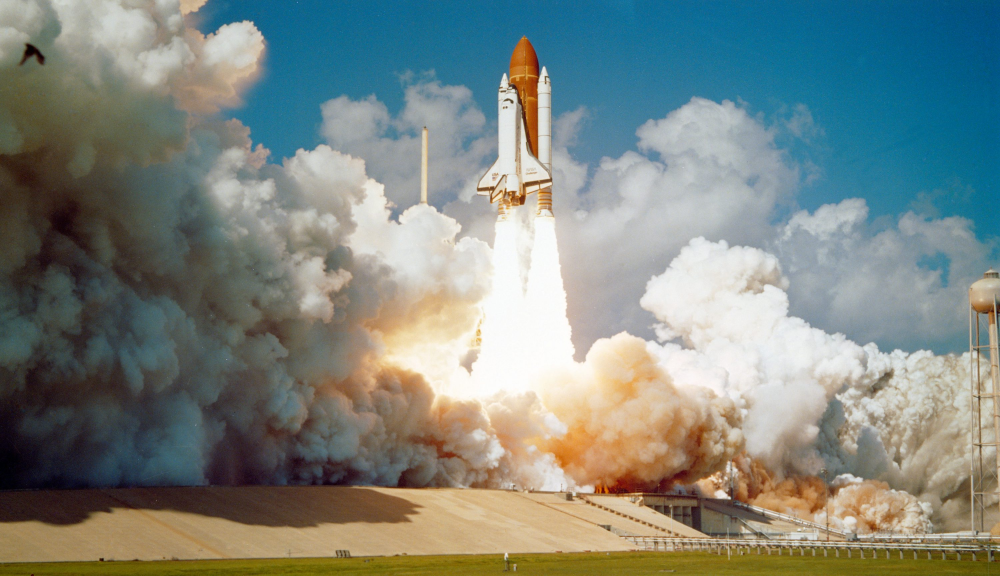
#> input picture Systems_Enginnering/SEM5/Image_Processing_and_Computer_Vision/lab03/shuttle.jpeg, 3000 x 1727 px (shown at 1/3 size)
$ python lab03.py
#> lines starting #> are read from the running program, lines starting #| are printed output that depends on the picture; after the words box and inside, x2 and y2 are one past the last pixel; in counts of white or black regions, pixels touching at a corner belong together

import cv2
import numpy as np

def task1(path):
#> called with path = 'shuttle.jpeg'
    img = cv2.imread(path)
#> img is the input picture: shape (1727, 3000, 3); mean B, G, R 128.7, 134.6, 125.1
    if img is None:
        raise FileNotFoundError(f"Image not found at {path}")
    return img


def task2(img):
    gray = cv2.cvtColor(img, cv2.COLOR_BGR2GRAY)
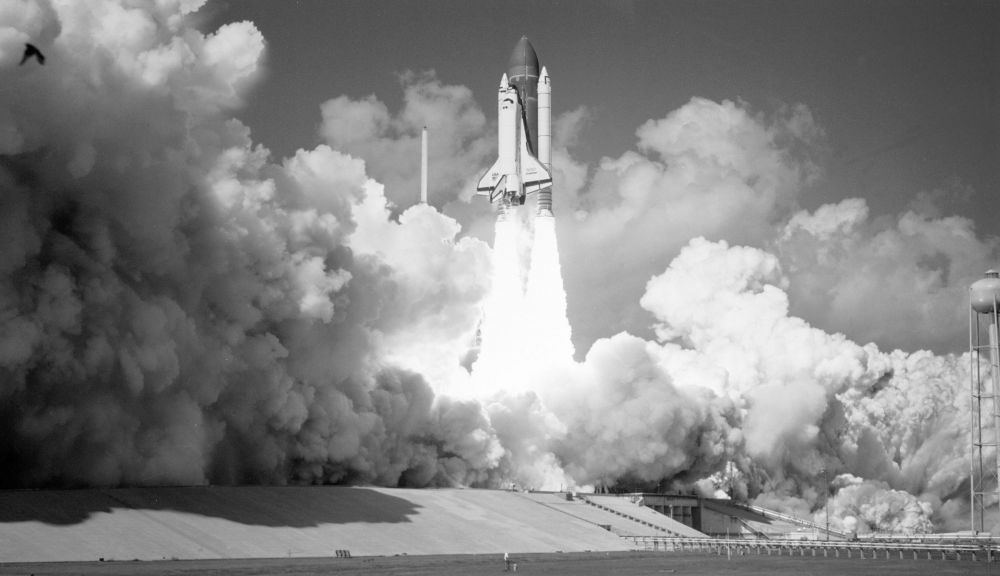
#> gray: shape (1727, 3000) (shown at 1/3 size); min 0, max 255, mean 131.1

    def update(_=None):
        thresh_val = cv2.getTrackbarPos('Threshold', 'Contours')

        _, binary = cv2.threshold(gray, thresh_val, 255, cv2.THRESH_BINARY)
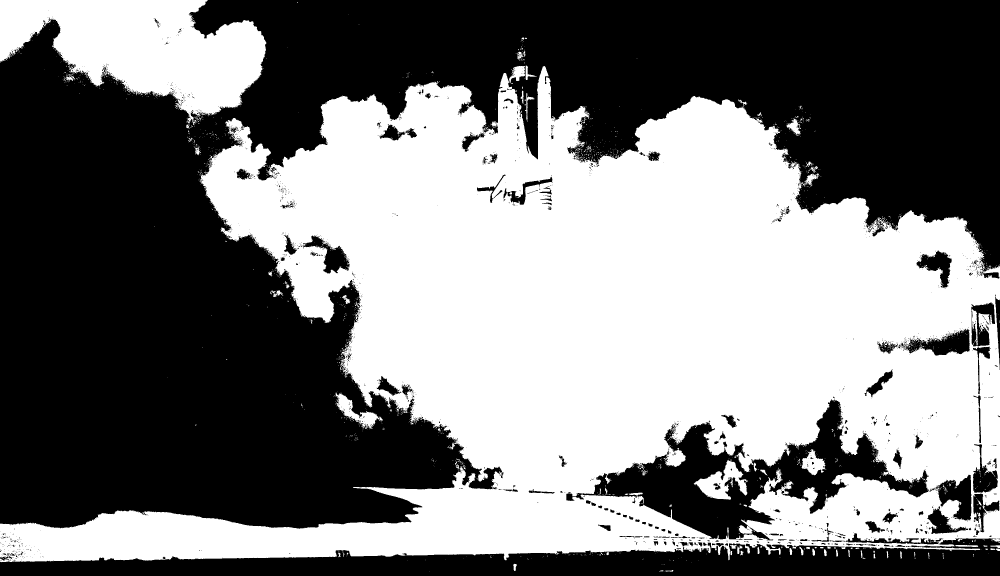
#> binary: shape (1727, 3000) (shown at 1/3 size); 48.4% white; 2112 white regions (2002 under 20 px), largest, box (x1, y1, x2, y2) and area: (0, 198, 3000, 1687) 2302862, (0, 0, 799, 371) 172997, (2081, 1378, 2244, 1499) 8273

        kernel = np.ones((5, 5), np.uint8)
        closed = cv2.morphologyEx(binary, cv2.MORPH_CLOSE, kernel)
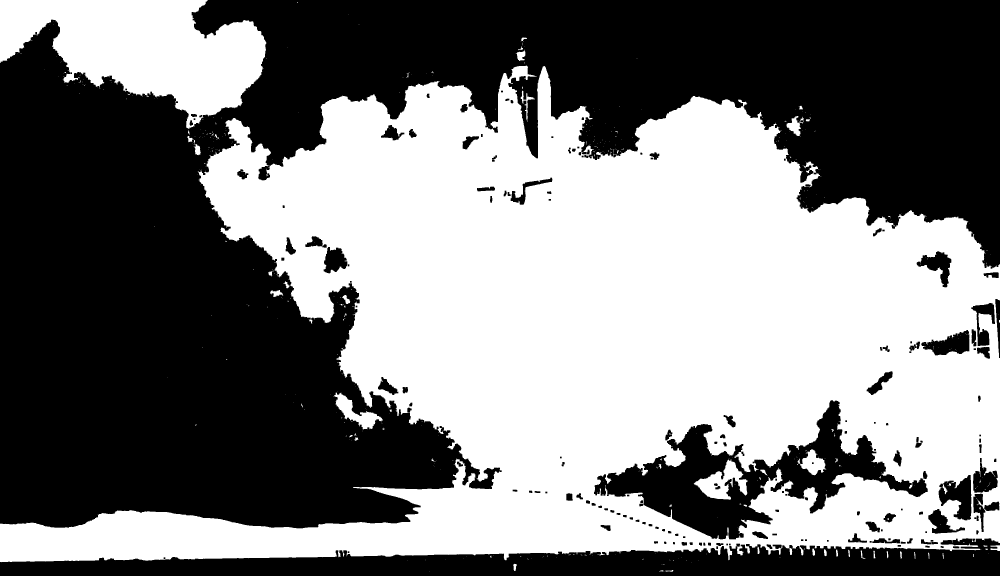
#> closed: shape (1727, 3000) (shown at 1/3 size); 49.4% white; 464 white regions (407 under 20 px)

        contours, _ = cv2.findContours(closed, cv2.RETR_EXTERNAL, cv2.CHAIN_APPROX_SIMPLE)
#> contours = 375 contours, 340 with area under 20; largest, box (x1, y1, x2, y2) and area: (0, 196, 3000, 1687) 2553550, (0, 0, 799, 387) 177455, (1000, 1178, 1148, 1288) 5175, (2359, 348, 2412, 408) 1364, (561, 408, 602, 466) 532

        output = img.copy()
        area_text = "Area: 0 px"
        perimeter_text = "Perimeter: 0 px"

        if contours:
            largest = max(contours, key=cv2.contourArea)
#> largest = contour of 6365 points, box (x1, y1, x2, y2) (0, 196, 3000, 1687), area 2553550
            area = cv2.contourArea(largest)
#> area = 2553550
            perimeter = cv2.arcLength(largest, True)
#> perimeter = 19171.7

            cv2.drawContours(output, [largest], -1, (0, 255, 0), 4)
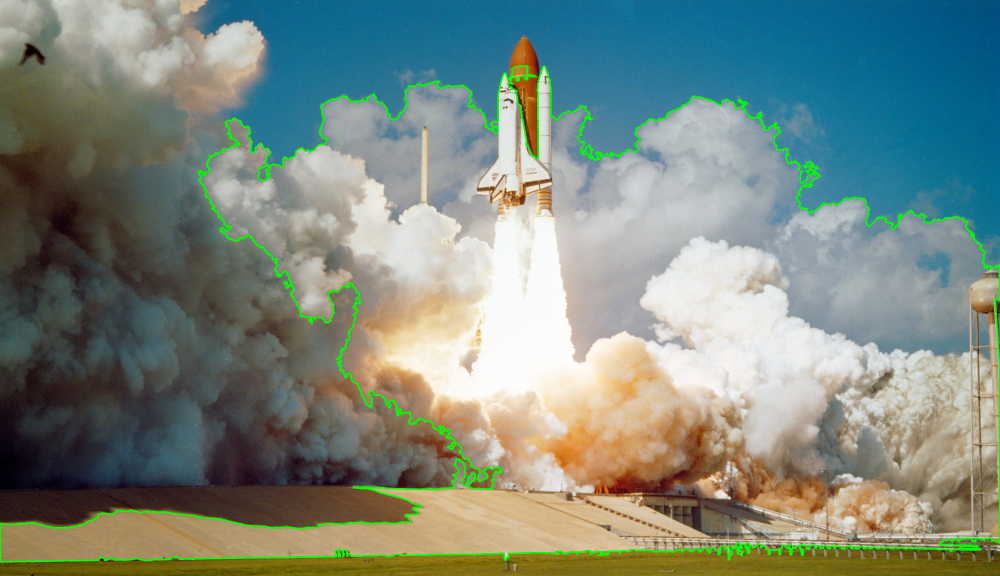
#> output: shape (1727, 3000, 3) (shown at 1/3 size); mean of channels 0, 1, 2 126.9, 136.5, 123; drawn as B, G, R
            area_text = f"Area: {int(area)} px"
#> area_text = 'Area: 2553550 px'
            perimeter_text = f"Perimeter: {int(perimeter)} px"
#> perimeter_text = 'Perimeter: 19171 px'

        font = cv2.FONT_HERSHEY_SIMPLEX
        scale = 2.0  # very large text
        color = (255, 255, 0)
        thickness = 4
        shadow_color = (0, 0, 0)
        shadow_offset = 4

        cv2.putText(output, area_text, (20 + shadow_offset, 60 + shadow_offset),
                    font, scale, shadow_color, thickness + 2, cv2.LINE_AA)
        cv2.putText(output, perimeter_text, (20 + shadow_offset, 130 + shadow_offset),
                    font, scale, shadow_color, thickness + 2, cv2.LINE_AA)

        cv2.putText(output, area_text, (20, 60),
                    font, scale, color, thickness, cv2.LINE_AA)
        cv2.putText(output, perimeter_text, (20, 130),
                    font, scale, color, thickness, cv2.LINE_AA)

        h, w = output.shape[:2]
#> h = 1727; w = 3000
        max_width = 800
        if w > max_width:
            scale_factor = max_width / w
#> scale_factor = 0.267
            output = cv2.resize(output, (int(w * scale_factor), int(h * scale_factor)))
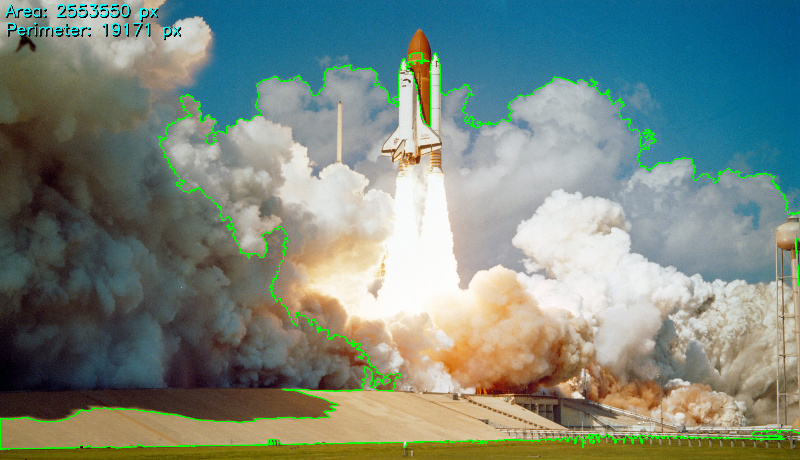
#> output: shape (460, 800, 3); mean of channels 0, 1, 2 126.7, 136.2, 122; drawn as B, G, R

        cv2.imshow('Contours', output)

    cv2.namedWindow('Contours', cv2.WINDOW_NORMAL)
    cv2.createTrackbar('Threshold', 'Contours', 127, 255, update)

    update()
    print("Press 'q' to close Contours window.")
    while True:
        if cv2.waitKey(1) & 0xFF == ord('q'):
#> (key q is pressed here)
            break

    cv2.destroyWindow('Contours')


def main():
    path = 'shuttle.jpeg'  # replace with your image path
    img = task1(path)

    print("\n--- TASK 2: Interactive Contour Detection (with big text) ---")
    task2(img)

    cv2.destroyAllWindows()


if __name__ == "__main__":
    main()
